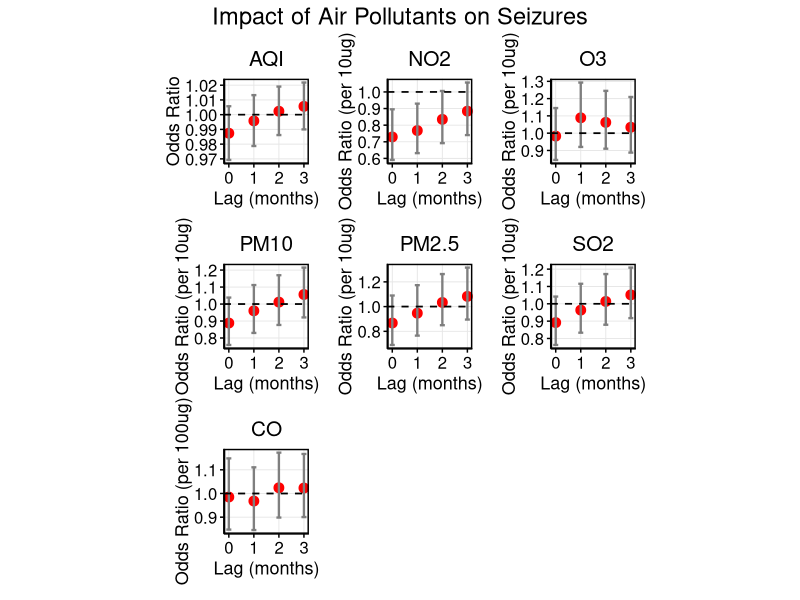
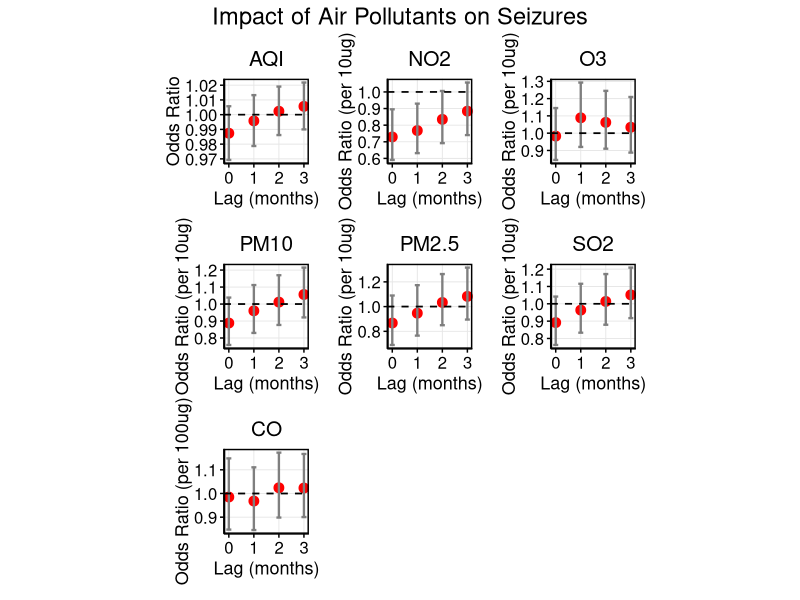

These charts were generated, in order, by the following R code:
setwd("/Users/shij/Documents/GitHub/NMDA_data_analysis/")
my.dat<-readxl::read_xlsx("NMDA_with_population_sex_ratio_age_portion.xlsx")
setwd("/Users/shij/Documents/GitHub/NMDA_data_analysis/251211/")

# ============================
# 1. Load Required Packages
# ============================
library(ggplot2)
library(dplyr)
library(tidyr)
library(broom)
library(patchwork)   # For combining plots
library(writexl)     # For exporting table

# ============================
# 2. Simplify Outcome Variable Name & Convert to Factor
# ============================
# Rename column for simplicity
names(my.dat)[names(my.dat) == "Seizures"] <- "Seizures"

# Check current class
class(my.dat$Seizures)
table(my.dat$Seizures)  # Should show 0 and 1

# Convert to factor (binary logistic regression expects factor or 0/1)
my.dat$Seizures <- factor(my.dat$Seizures, levels = c(0, 1), ordered = FALSE)

# Verify
str(my.dat$Seizures)

# ============================
# 3. Remove Rows with NA in Seizures (as requested)
# ============================
my.dat <- my.dat %>% drop_na(Seizures)

# ============================
# 4. Define Pollutants and Lags
# ============================
pollutants <- c("AQI", "NO2", "O3", "CO", "PM10", "PM2.5", "SO2")  # CO is 4th
lags <- c("M0", "M1", "M2", "M3")

# Create column name patterns
pollutant_cols <- sapply(pollutants, function(p) {
  paste0(p, "_", lags)
}, simplify = FALSE)

# ============================
# 5. Fit Binary Logistic Regression for Each Pollutant-Lag
# ============================
results_list <- list()

for (pollutant in pollutants) {
  lag_cols <- pollutant_cols[[pollutant]]
  for (lag_col in lag_cols) {
    # Check if column has variation and not all NA
    data_col <- my.dat[[lag_col]]
    if (all(is.na(data_col)) || length(unique(data_col[!is.na(data_col)])) <= 1) {
      message("Skipping ", lag_col, " — no variation or all NA")
      next
    }
    
    # Fit binary logistic regression
    model <- glm(Seizures ~ ., data = my.dat[, c("Seizures", lag_col)], 
                 family = binomial, na.action = na.omit)
    
    # Extract summary
    model_summary <- tidy(model, conf.int = TRUE, exponentiate = TRUE) %>%
      filter(term == lag_col) %>%
      mutate(Pollutant = pollutant,
             Lag = gsub(".*_", "", lag_col),
             Lag_Num = as.numeric(gsub("M", "", lag_col)))
    
    results_list <- append(results_list, list(model_summary))
  }
}

# Combine all results
results_df <- bind_rows(results_list)

# ============================
# 6. Clean and Format Results
# ============================
results_df <- results_df %>%
  mutate(
    Lag = trimws(toupper(Lag)),
    Lag.Num = as.numeric(gsub("^M(\\d+)$", "\\1", Lag))
  ) %>%
  filter(!is.na(Lag.Num))

# # ============================
# # 7. Create 7 Individual Plots (One per Pollutant) — NO TEXT LABELS
# # ============================
# # Get pollutants in desired order
# pollutants_plot <- c("AQI", "NO2", "O3", "CO", "PM10", "PM2.5", "SO2")
# 
# # Create list of individual plots
# plot_list <- lapply(pollutants_plot, function(poll) {
#   df_sub <- results_df %>% filter(Pollutant == poll)
#   
#   p <- ggplot(df_sub, aes(x = Lag.Num, y = estimate, ymin = conf.low, ymax = conf.high)) +
#     geom_point(color = "red", size = 3) +
#     geom_errorbar(width = 0.2, color = "gray50", size = 0.8) +
#     geom_hline(yintercept = 1, linetype = "dashed", color = "black", size = 0.6) +
#     labs(
#       x = "Lag (months)",
#       y = "Odds Ratio (OR)",
#       title = poll
#     ) +
#     theme_minimal() +
#     theme(
#       panel.border = element_rect(color = "black", fill = NA, size = 1),
#       panel.background = element_blank(),
#       panel.grid.major = element_line(color = "gray90", size = 0.3),
#       panel.grid.minor = element_blank(),
#       axis.line = element_line(color = "black", size = 0.5),
#       axis.ticks = element_line(color = "black", size = 0.5),
#       axis.text = element_text(size = 12, color = "black"),
#       axis.title = element_text(size = 13, color = "black"),
#       plot.title = element_text(hjust = 0.5, size = 15, color = "black"),
#       plot.margin = margin(10, 10, 10, 10),
#       axis.title.y = element_text(angle = 90, vjust = 0.5),
#       aspect.ratio = 1  # ← Forces square panels
#     ) +
#     # ✅ No text labels — remove all geom_text
#     # ✅ Tight x-axis: no extra padding
#     scale_x_continuous(
#       breaks = c(0, 1, 2, 3), 
#       labels = c("0", "1", "2", "3"),
#       expand = expansion(add = c(0.1, 0.1))  # ← Tight padding
#     )
#   
#   return(p)
# })
# 
# # ============================
# # 8. Combine All 7 Plots in a Single Row — CO LAST
# # ============================
# p_combined <- plot_list[[1]] + plot_list[[2]] + plot_list[[3]] + plot_list[[5]] + 
#   plot_list[[6]] + plot_list[[7]] + plot_list[[4]] +
#   plot_annotation(title = "Impact of Pollutants on Seizures",
#                   theme = theme(plot.title = element_text(hjust = 0.5, size = 17, color = "black")))
# 
# # Display plot
# print(p_combined)
# 
# # Optional: Save as PNG with width=12, height=15
# ggsave("NMDAR_Seizures.png", p_combined, width = 12, height = 15, dpi = 300, units = "in")

# ============================
# 7. Create 7 Individual Plots (One per Pollutant) — NO TEXT LABELS
# ============================
# Get pollutants in desired order
pollutants_plot <- c("AQI", "NO2", "O3", "CO", "PM10", "PM2.5", "SO2")

# Create list of individual plots
plot_list <- lapply(pollutants_plot, function(poll) {
  df_sub <- results_df %>% filter(Pollutant == poll)
  
  # Apply transformation based on pollutant
  if (poll == "CO") {
    df_sub <- df_sub %>%
      mutate(
        y = estimate^0.1,
        ymin = conf.low^0.1,
        ymax = conf.high^0.1
      )
    y_label <- "Odds Ratio (per 100ug)"
  }else if (poll == "AQI") {
    df_sub <- df_sub %>%
      mutate(
        y = estimate^1,
        ymin = conf.low^1,
        ymax = conf.high^1
      )
    y_label <- "Odds Ratio"
  } else {
    df_sub <- df_sub %>%
      mutate(
        y = estimate^10,
        ymin = conf.low^10,
        ymax = conf.high^10
      )
    y_label <- "Odds Ratio (per 10ug)"
  }
  
  p <- ggplot(df_sub, aes(x = Lag.Num, y = y, ymin = ymin, ymax = ymax)) +
    geom_point(color = "red", size = 3) +
    geom_errorbar(width = 0.2, color = "gray50", size = 0.8) +
    geom_hline(yintercept = 1, linetype = "dashed", color = "black", size = 0.6) +
    labs(
      x = "Lag (months)",
      y = y_label,  # ← Custom y-label per pollutant
      title = poll
    ) +
    theme_minimal() +
    theme(
      panel.border = element_rect(color = "black", fill = NA, size = 1),
      panel.background = element_blank(),
      panel.grid.major = element_line(color = "gray90", size = 0.3),
      panel.grid.minor = element_blank(),
      axis.line = element_line(color = "black", size = 0.5),
      axis.ticks = element_line(color = "black", size = 0.5),
      axis.text = element_text(size = 12, color = "black"),
      axis.title = element_text(size = 13, color = "black"),
      plot.title = element_text(hjust = 0.5, size = 15, color = "black"),
      plot.margin = margin(10, 10, 10, 10),
      axis.title.y = element_text(angle = 90, vjust = 0.5),
      aspect.ratio = 1  # ← Forces square panels
    ) +
    scale_x_continuous(
      breaks = c(0, 1, 2, 3), 
      labels = c("0", "1", "2", "3"),
      expand = expansion(add = c(0.1, 0.1))  # ← Tight padding
    )
  
  return(p)
})

# ============================
# 8. Combine All 7 Plots in a Single Row — CO LAST
# ============================
p_combined <- plot_list[[1]] + plot_list[[2]] + plot_list[[3]] + plot_list[[5]] + 
  plot_list[[6]] + plot_list[[7]] + plot_list[[4]] +
  plot_annotation(title = "Impact of Air Pollutants on Seizures",
                  theme = theme(plot.title = element_text(hjust = 0.5, size = 17, color = "black")))

# Display plot
print(p_combined)

# Optional: Save as PNG with width=12, height=15
ggsave("NMDAR_Seizures.png", p_combined, width = 12, height = 15, dpi = 300, units = "in")

# ============================
# 9. Create Clean Results Table (Include CO, OR, 95% CI, p-value)
# ============================

# # Create clean table
# table_df <- results_df %>%
#   select(Pollutant, Lag, estimate, conf.low, conf.high, p.value) %>%
#   mutate(
#     `Odds Ratio (OR)` = round(estimate, 4),
#     `95% CI` = paste0(round(conf.low, 4), " – ", round(conf.high, 4)),
#     `p-value` = ifelse(p.value < 0.001, 
#                        format(p.value, scientific = TRUE, digits = 2),
#                        round(p.value, 4)),
#     `Pollutant & Lag` = paste(Pollutant, Lag, sep = "_")
#   ) %>%
#   arrange(Pollutant, Lag) %>%
#   select(`Pollutant & Lag`, `Odds Ratio (OR)`, `95% CI`, `p-value`)

library(writexl)

# Create clean table with transformed ORs and CIs
table_df <- results_df %>%
  select(Pollutant, Lag, estimate, conf.low, conf.high, p.value) %>%
  mutate(
    # Apply transformation based on pollutant
    transformed_estimate = ifelse(Pollutant == "CO", estimate^0.1, estimate^10),
    transformed_conf.low = ifelse(Pollutant == "CO", conf.low^0.1, conf.low^10),
    transformed_conf.high = ifelse(Pollutant == "CO", conf.high^0.1, conf.high^10),
    
    # Format for display
    `Odds Ratio (OR)` = round(transformed_estimate, 4),
    `95% CI` = paste0(
      round(transformed_conf.low, 4), 
      " – ", 
      round(transformed_conf.high, 4)
    ),
    `p-value` = ifelse(p.value < 0.001, 
                       format(p.value, scientific = TRUE, digits = 2),
                       round(p.value, 4)),
    `Pollutant & Lag` = paste(Pollutant, Lag, sep = "_")
  ) %>%
  arrange(Pollutant, Lag) %>%
  select(`Pollutant & Lag`, `Odds Ratio (OR)`, `95% CI`, `p-value`)

# Export to Excel file (simplified name)
write_xlsx(table_df, "NMDAR_Seizures.xlsx")

# ✅ No print(head(...)) — as requested
